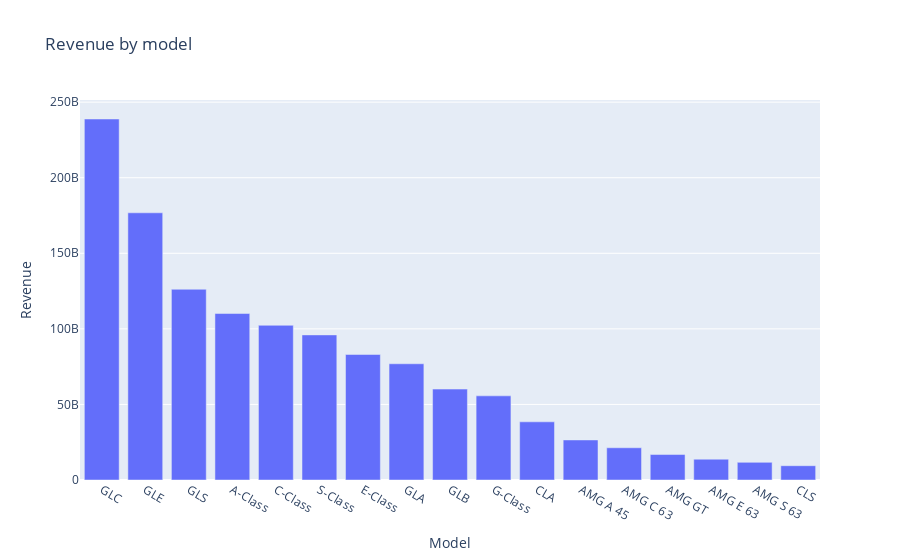

Here is the notebook cell this chart was saved with:
### Code cell
#from matplotlib.pyplot import title
rev_model = df.groupby('Model')['Revenue'].sum().sort_values(ascending= False)

fig = px.bar(x = rev_model.index, y = rev_model.values, title = 'Revenue by model', 
labels = {'x': 'Model', 'y': 'Revenue'})

fig.show()

### Figure 1 — Plotly figure (JSON) as saved in the notebook; plotly's stock layout.template omitted (floating-point values rounded to 4 significant figures)
{"data": [{"hovertemplate": "Model=%{x}<br>Revenue=%{y}<extra></extra>", "legendgroup": "", "marker": {"color": "#636efa", "pattern": {"shape": ""}}, "name": "", "orientation": "v", "showlegend": false, "textposition": "auto", "type": "bar", "x": ["GLC", "GLE", "GLS", "A-Class", "C-Class", "S-Class", "E-Class", "GLA", "GLB", "G-Class", "CLA", "AMG A 45", "AMG C 63", "AMG GT", "AMG E 63", "AMG S 63", "CLS"], "xaxis": "x", "y": [238852863424, 176792811125, 126196613135, 110149146741, 102349793567, 96004336846, 83044708038, 76902028139, 60154030481, 55677512211, 38491408214, 26500725185, 21315468972, 16857949090, 13760256598, 11666256951, 9453036462], "yaxis": "y"}], "layout": {"barmode": "relative", "legend": {"tracegroupgap": 0}, "title": {"text": "Revenue by model"}, "xaxis": {"anchor": "y", "domain": [0, 1], "title": {"text": "Model"}}, "yaxis": {"anchor": "x", "domain": [0, 1], "title": {"text": "Revenue"}}}}
